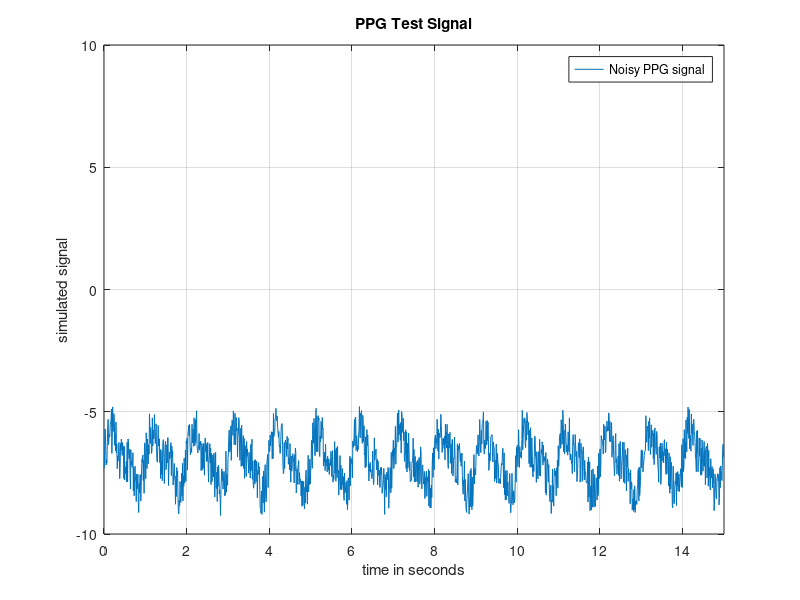
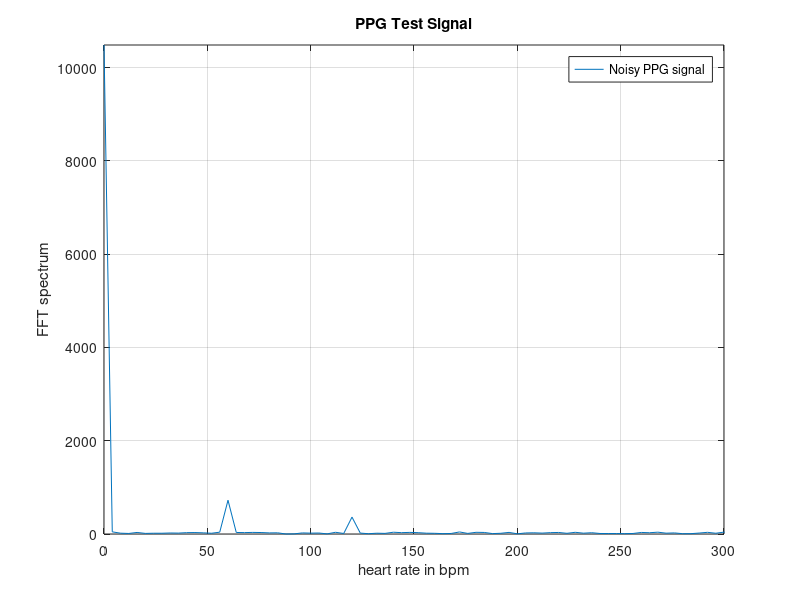
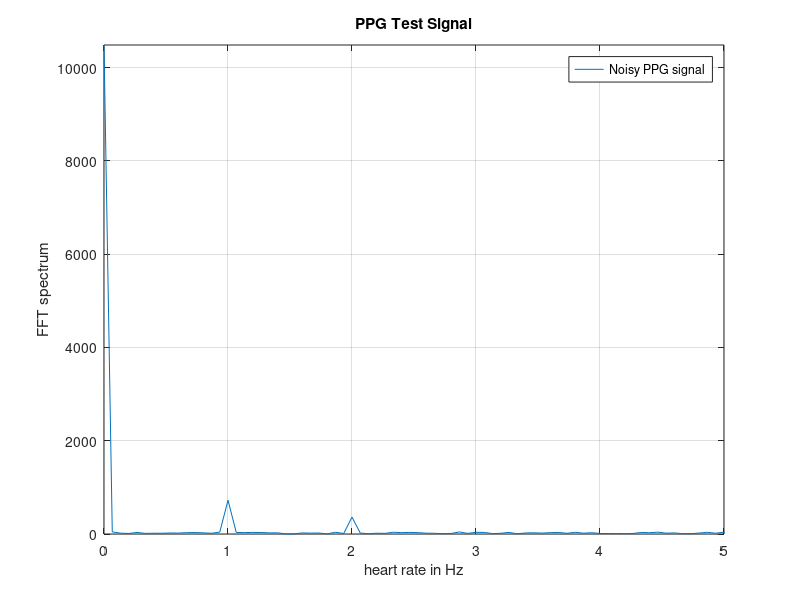
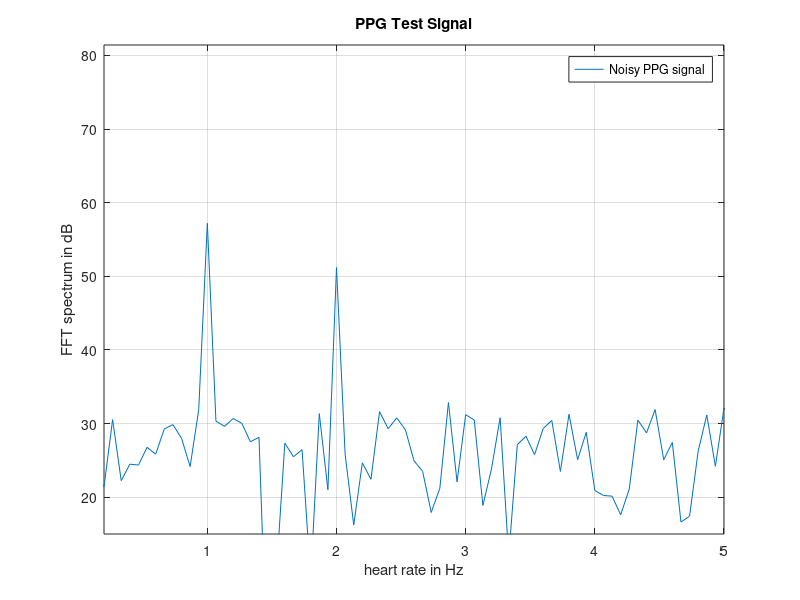

Recreate these plots in MATLAB, in order. (Note: this script raises an error after producing the figures.)
close all;
clear var;

time = 15;  % time in seconds

fs = 100;    % sampling frequency
Ts = 1/fs;    % sampling time in seconds
time_vector = (0 :  Ts : time - Ts);
 
N = time./Ts;   % number of samples
%%
noise = rand(1,N).*2; % Generate white noise

%%
% generate main sinus signal for PPG
% 1. sinus
f0 = 1;         % Sin  1 Hz PPG
A = 1;         % Amplitude sin in volt

signal0 = A*sin(2*pi*f0.*time_vector);   % sin signal

% 2. sinewave

f01 = 2;
A1 = 0.5;
signal1 = A1*sin(2*pi*f01.*time_vector);  % sin signal 2


signal = signal0+signal1;    % build simulated PPG signal
signalnoise = signal+noise-8 ;    % signal with noise
%%
y = fft(signalnoise);    % fft og signalnoise
mag=abs(y);     % magnitude complex array

%build frequency vector
freq= (0:N-1)*fs/N;


%build heart rate per minute
 bpm = freq*60;
 

figure(1)
plot(time_vector, signalnoise);
grid on;
axis([0 15 -10 +10]);
xlabel('time in seconds');
ylabel('simulated signal');
title('PPG Test Signal');
legend('Noisy PPG signal ');


figure(2)
plot(bpm, mag);
grid on;
axis([0 5*60 0 max(mag)]);
xlabel('heart rate in bpm');
ylabel('FFT spectrum');
title('PPG Test Signal');
legend('Noisy PPG signal ');


figure(3)
plot(freq, mag);
grid on;
axis([0 5 0 max(mag)]);
xlabel('heart rate in Hz');
ylabel('FFT spectrum');
title('PPG Test Signal');
legend('Noisy PPG signal ');


figure(4)
plot(freq, 20*log10(mag));
grid on;
axis([0.2 5 15 max(20*log10(mag)+1)]);
xlabel('heart rate in Hz');
ylabel('FFT spectrum in dB');
title('PPG Test Signal');
legend('Noisy PPG signal ');

arrangefigures(0);


